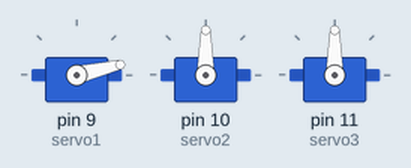
The sketch below on a simulated Arduino Uno, built with avr-gcc and run on an emulated ATmega328P. Parts: 3 × servo.

Above: at 0.05 s.
At 1.25 s:
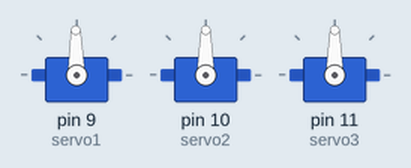
At 2.45 s:
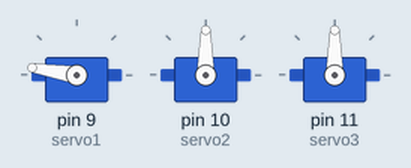
At 4.9 s:
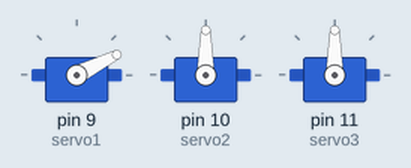
Timing chart, 0 to 6.7 s (numbered marks = the images above):
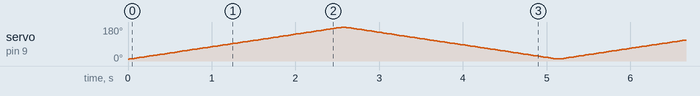

The sketch:

Servo_test.ino
```cpp
#include <Servo.h>

Servo servo1;
Servo servo2;
Servo servo3;
int angle;

void setup() {
  servo1.attach(9 );
  servo2.attach(10 );
  servo3.attach(11);
  servo1.write(angle);
}

void loop()
{
 // scan from 0 to 180 degrees
  for(angle = 10; angle < 180; angle++)
  {
    servo1.write(angle);
    delay(15);
  }
  // now scan back from 180 to 0 degrees
  for(angle = 180; angle > 10; angle--)
  {
    servo1.write(angle);
    delay(15);
  }
}
```
